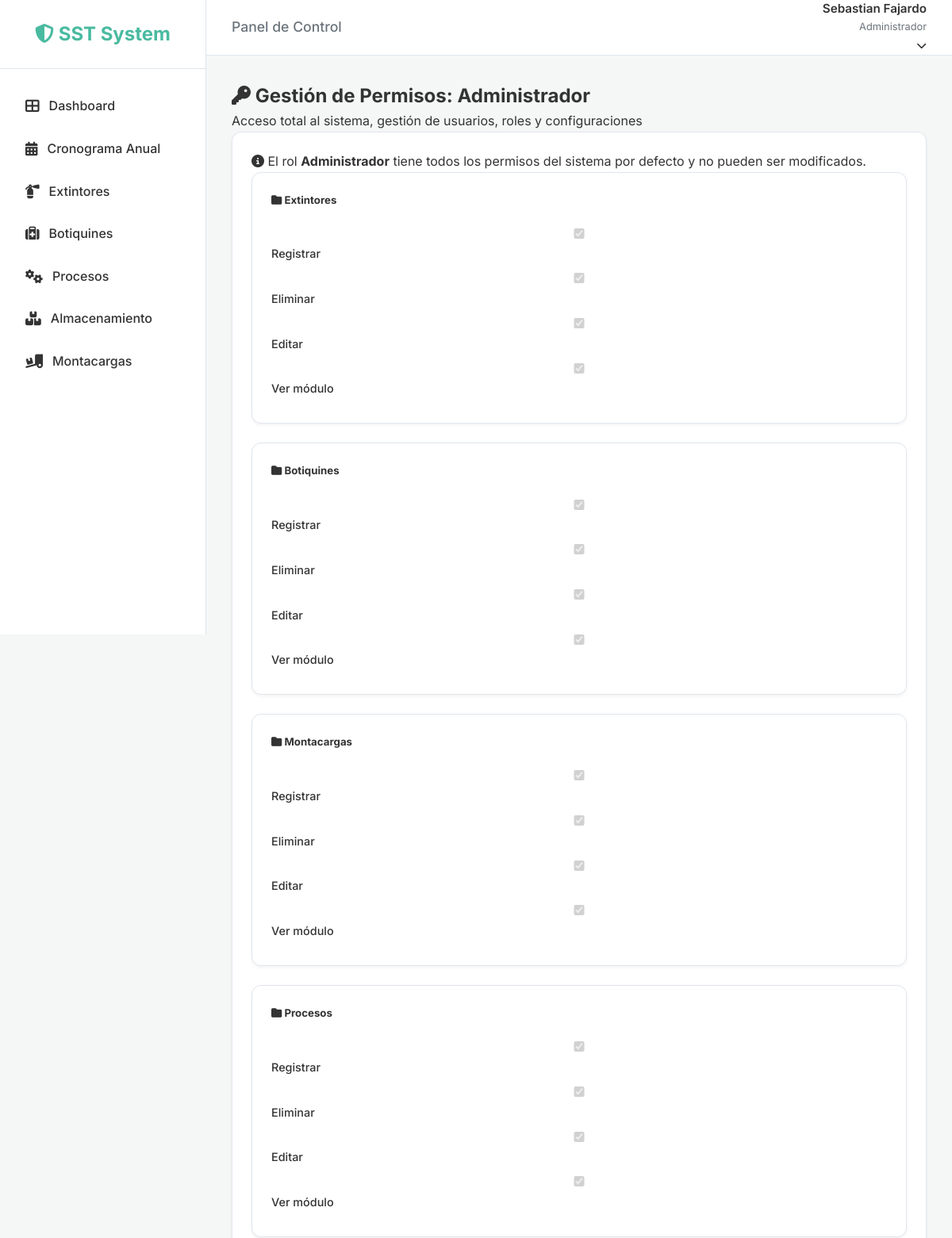
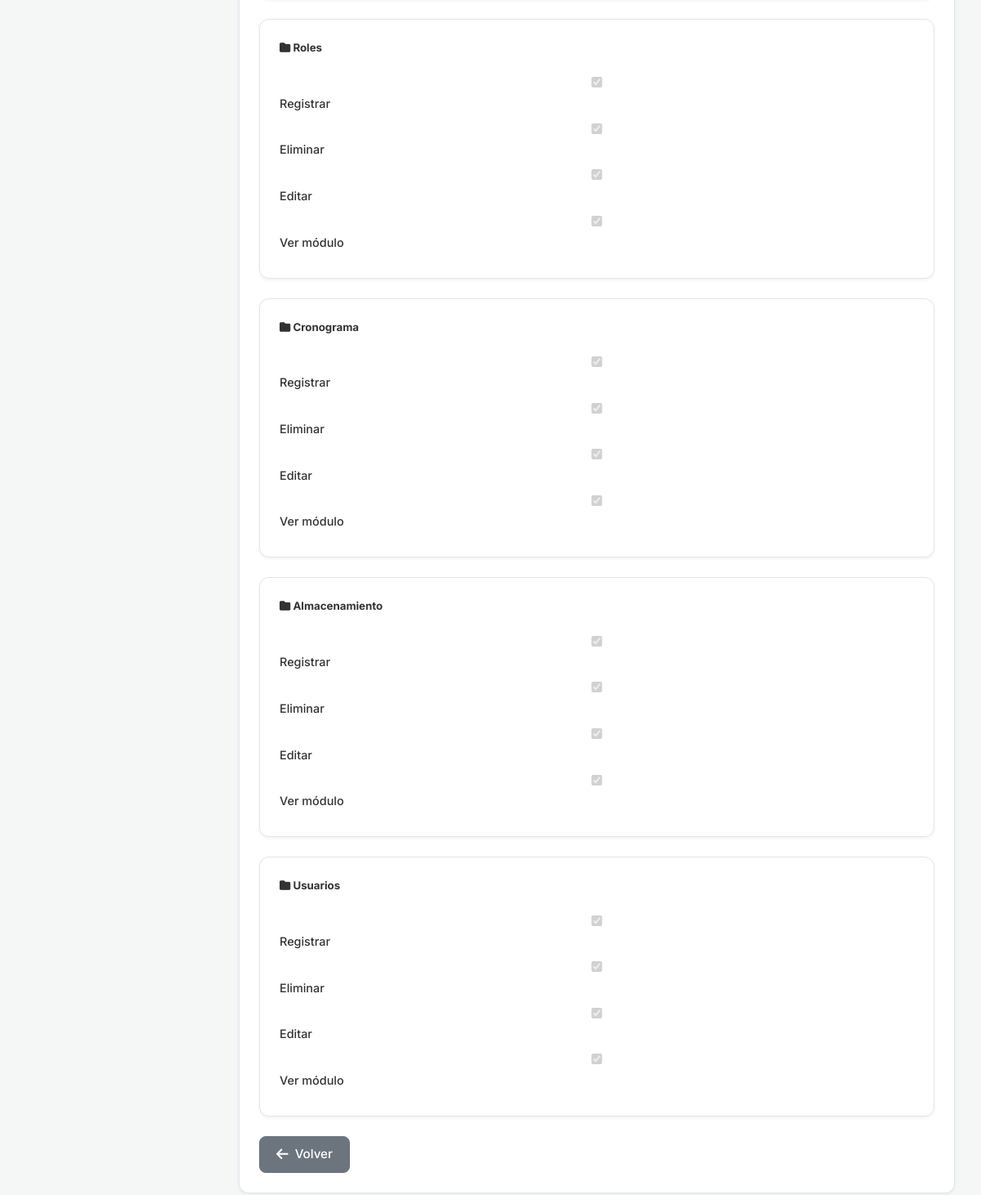
Screenshot of /roles/1/permissions/ (signed in) with the database file from the repository (2 pictures, top to bottom).
### users/models.py (models this page shows, shortened)
class CustomUser(AbstractUser):
    email = models.EmailField(unique=True)
    document_number = models.CharField(max_length=20, blank=True, null=True)
    role = models.ForeignKey('roles.Role', on_delete=models.SET_NULL, null=True, blank=True,
                             related_name='users', verbose_name='Rol')
    updated_at = models.DateTimeField(auto_now=True)
    digital_signature = models.TextField(blank=True, null=True, verbose_name="Firma Digital") # Base64 encoded image
    USERNAME_FIELD = 'email'
    REQUIRED_FIELDS = ['username', 'first_name', 'last_name']
    def has_perm_custom(self, module, action):
        if self.is_superuser:
            return True
        if self.role and self.role.name == 'Administrador':
            return True
        if not self.role or not self.role.is_active:
            return False
        return self.role.has_permission(module, action)

### roles/models.py (models this page shows, shortened)
class Role(models.Model):
    name = models.CharField(max_length=100, unique=True, verbose_name='Nombre del Rol')
    description = models.TextField(blank=True, verbose_name='Descripción')
    permissions = models.ManyToManyField(Permission, blank=True, related_name='roles', verbose_name='Permisos')
    is_active = models.BooleanField(default=True, verbose_name='Activo')
    is_system_role = models.BooleanField(default=False, verbose_name='Rol del Sistema')
    created_at = models.DateTimeField(auto_now_add=True)
    updated_at = models.DateTimeField(auto_now=True)
    class Meta:
        verbose_name = 'Rol'
        verbose_name_plural = 'Roles'
        ordering = ['name']

class Permission(models.Model):
    MODULE_CHOICES = [
        ('users', 'Usuarios'),
        ('inspections', 'Inspecciones'),
        ('schedule', 'Cronograma'),
        ('extinguisher', 'Extintores'),
        ('first_aid', 'Botiquines'),
        ('process', 'Procesos'),
        ('storage', 'Almacenamiento'),
        ('forklift', 'Montacargas'),
        ('roles', 'Roles'),
    ]
    ACTION_CHOICES = [
        ('view', 'Ver módulo'),
        ('create', 'Registrar'),
        ('edit', 'Editar'),
        ('delete', 'Eliminar'),
    ]
    module = models.CharField(max_length=50, choices=MODULE_CHOICES, verbose_name='Módulo')
    action = models.CharField(max_length=20, choices=ACTION_CHOICES, verbose_name='Acción')
    codename = models.CharField(max_length=100, unique=True, verbose_name='Código')
    description = models.CharField(max_length=255, verbose_name='Descripción')
    is_active = models.BooleanField(default=True, verbose_name='Activo')
    created_at = models.DateTimeField(auto_now_add=True)
    class Meta:
        verbose_name = 'Permiso'
        verbose_name_plural = 'Permisos'
        ordering = ['module', 'action']
        unique_together = ['module', 'action']

### roles/views.py (the view)
# urls.py: path('<int:pk>/permissions/', views.role_permissions_view, name='role_permissions'),
def role_permissions_view(request, pk):
    role = get_object_or_404(Role, pk=pk)
    if request.method == 'POST':
        form = RolePermissionsForm(request.POST, role=role)
        if form.is_valid():
            form.save(role)
            messages.success(request, f'Permisos del rol "{role.name}" actualizados correctamente')
            return redirect('role_detail', pk=role.pk)
    else:
        form = RolePermissionsForm(role=role)
    selected_permission_ids = set(role.permissions.values_list('id', flat=True))
    context = {
        'role': role,
        'form': form,
        'permissions_by_module': form.get_permissions_by_module(),
        'selected_permission_ids': selected_permission_ids,
    }
    return render(request, 'roles/role_permissions.html', context)

### roles/forms.py (called while the page is built)
    def get_permissions_by_module(self):
        modules = {}
        for field_name, field in self.fields.items():
            if hasattr(field, 'permission'):
                module_name = field.module_name
                if module_name not in modules:
                    modules[module_name] = []
                modules[module_name].append({
                    'field_name': field_name,
                    'field': field,
                    'permission': field.permission
                })
        return modules

### roles/templatetags/permission_tags.py (called while the page is built)
@register.simple_tag(takes_context=True)
def has_permission(context, module, action):
    request = context.get('request')
    if not request or not request.user.is_authenticated:
        return False
    if hasattr(request.user, 'has_perm_custom'):
        return request.user.has_perm_custom(module, action)
    return False

### templates/roles/role_permissions.html (shortened to what this page needs)
{% extends 'base.html' %}
{% load static %}
{% block content %}
<div class="container-fluid">
    <div class="row mb-4">
        <div class="col-12">
            <h2>
                <i class="fas fa-key"></i>
                Gestión de Permisos: <strong>{{ role.name }}</strong>
            </h2>
            <p class="text-muted">{{ role.description }}</p>
        </div>
    </div>
    <div class="row">
        <div class="col-12">
            <div class="card">
                <div class="card-body">
                    {% if role.name == 'Administrador' %}
                    <div class="alert alert-info">
                        <i class="fas fa-info-circle"></i>
                        El rol <strong>Administrador</strong> tiene todos los permisos del sistema por defecto y no
                        pueden ser modificados.
                    </div>
                    {% endif %}
                    <form method="post">
                        {% for module_name, perms in permissions_by_module.items %}
                        <div class="card mb-3">
                            <div class="card-header bg-primary text-white">
                                <h5 class="mb-0">
                                    <i class="fas fa-folder"></i> {{ module_name }}
                                </h5>
                            </div>
                            <div class="card-body">
                                <div class="row">
                                    {% for perm_data in perms %}
                                    <div class="col-md-3 col-sm-6 mb-2">
                                        <div class="form-check">
                                            <input type="checkbox" class="form-check-input"
                                                name="{{ perm_data.field_name }}" id="{{ perm_data.field_name }}"
												{% if perm_data.permission.id in selected_permission_ids %} checked
												{% endif %} {% if role.name == 'Administrador' %}disabled{% endif %}>
                                            <label class="form-check-label" for="{{ perm_data.field_name }}">
                                                {{ perm_data.permission.get_action_display }}
                                            </label>
                                        </div>
                                    </div>
                                    {% endfor %}
                                </div>
                            </div>
                        </div>
                        {% endfor %}
                        <div class="d-flex gap-2 mt-4">
                            <a href="{% url 'role_detail' role.pk %}" class="btn btn-secondary">
                                <i class="fas fa-arrow-left"></i> Volver
                            </a>
                        </div>
                    </form>
                </div>
            </div>
        </div>
    </div>
</div>
{% endblock %}

### templates/base.html (shortened to what this page needs)
{% load static permission_tags %}
<!DOCTYPE html>
<html lang="es">
<head>
    <link rel="stylesheet" href="https://cdnjs.cloudflare.com/ajax/libs/font-awesome/6.4.0/css/all.min.css">
    <link rel="stylesheet" href="https://cdnjs.cloudflare.com/ajax/libs/toastr.js/latest/toastr.min.css">
    <link rel="stylesheet" href="{% static 'css/style.css' %}">
</head>
<body>
    {% if user.is_authenticated %}
    <div class="app-wrapper">
        <aside class="sidebar">
            <div class="sidebar-header">
                <a href="{% url 'dashboard' %}" class="logo">
                    <i class="fas fa-shield-alt"></i> <span class="logo-text">SST System</span>
                </a>
            </div>
            <ul class="sidebar-menu">
                {% has_permission 'users' 'view' as can_view_dashboard %}
                <li>
                    <a href="{% url 'dashboard' %}"
                        class="{% if request.resolver_match.url_name == 'dashboard' %}active{% endif %}">
                        <i class="fas fa-th-large"></i> <span>Dashboard</span>
                    </a>
                </li>
                {% has_permission 'schedule' 'view' as can_view_schedule %}
                {% if can_view_schedule %}
                <li>
                    <a href="{% url 'inspection_list' %}"
                        class="{% if request.resolver_match.url_name == 'inspection_list' %}active{% endif %}">
                        <i class="fas fa-calendar-alt"></i> <span>Cronograma Anual</span>
                    </a>
                </li>
                {% endif %}
                {% has_permission 'extinguisher' 'view' as can_view_extinguisher %}
                {% if can_view_extinguisher %}
                <li>
                    <a href="{% url 'extinguisher_list' %}"
                        class="{% if 'extinguisher' in request.path %}active{% endif %}">
                        <i class="fas fa-fire-extinguisher"></i> <span>Extintores</span>
                    </a>
                </li>
                {% endif %}
                {% has_permission 'first_aid' 'view' as can_view_first_aid %}
                {% if can_view_first_aid %}
                <li>
                    <a href="{% url 'first_aid_list' %}" class="{% if 'first-aid' in request.path %}active{% endif %}">
                        <i class="fas fa-medkit"></i> <span>Botiquines</span>
                    </a>
                </li>
                {% endif %}
                {% has_permission 'process' 'view' as can_view_process %}
                {% if can_view_process %}
                <li>
                    <a href="{% url 'process_list' %}" class="{% if 'process' in request.path %}active{% endif %}">
                        <i class="fas fa-cogs"></i> <span>Procesos</span>
                    </a>
                </li>
                {% endif %}
                {% has_permission 'storage' 'view' as can_view_storage %}
                {% if can_view_storage %}
                <li>
                    <a href="{% url 'storage_list' %}" class="{% if 'storage' in request.path %}active{% endif %}">
                        <i class="fas fa-boxes"></i> <span>Almacenamiento</span>
                    </a>
                </li>
                {% endif %}
                {% has_permission 'forklift' 'view' as can_view_forklift %}
                {% if can_view_forklift %}
                <li>
                    <a href="{% url 'forklift_list' %}" class="{% if 'forklift' in request.path %}active{% endif %}">
                        <i class="fas fa-truck-loading"></i> <span>Montacargas</span>
                    </a>
                </li>
                {% endif %}
            </ul>
        </aside>
        <div style="flex: 1; display: flex; flex-direction: column;">
            <header class="topbar">
                <div class="page-title">
                    <h2 style="font-size: 1.1rem; color: var(--text-light); font-weight: 500;">
                        {% block header_title %}Panel de Control{% endblock %}
                    </h2>
                </div>
                <div class="user-profile" style="position: relative;">
                    <div class="user-info" style="cursor: pointer;" onclick="toggleUserDropdown()">
                        <span class="user-name">{{ user.get_full_name|default:user.email }}</span>
                        <span class="user-role">{% if user.is_staff %}Administrador{% else %}Inspector{% endif %}</span>
                        <i class="fas fa-chevron-down"
                            style="margin-left: 8px; font-size: 0.8rem; transition: transform 0.3s;"></i>
                    </div>
                </div>
            </header>
            <main class="main-content">
                <div class="content-container">
                    {% block content %}{% endblock %}
                </div>
            </main>
        </div>
    </div>
    {% endif %}
</body>
</html>

### static/css/style.css (style rules this page uses)
:root { --primary-color: #49BAA0; --primary-hover: #3a9480; --bg-color: #f4f7f6; --sidebar-bg: #ffffff; --navbar-bg: #ffffff; --text-color: #333333; --text-light: #6c757d; --border-color: #e0e6ed; --white: #ffffff; --shadow-sm: 0 2px 4px rgba(0, 0, 0, 0.05); --shadow-md: 0 4px 6px rgba(0, 0, 0, 0.07); --sidebar-width: 260px; --transition: all 0.3s ease; }
* { margin: 0; padding: 0; box-sizing: border-box; }
body { font-family: 'Inter', -apple-system, BlinkMacSystemFont, "Segoe UI", Roboto, sans-serif; background-color: var(--bg-color); color: var(--text-color); line-height: 1.6; }
.app-wrapper { display: flex; min-height: 100vh; }
.sidebar { width: var(--sidebar-width); background-color: var(--sidebar-bg); border-right: 1px solid var(--border-color); position: fixed; height: 100vh; z-index: 1000; display: flex; flex-direction: column; }
.sidebar-header { padding: 24px; text-align: center; border-bottom: 1px solid var(--border-color); }
.sidebar-header .logo { font-size: 1.5rem; font-weight: 700; color: var(--primary-color); text-decoration: none; }
.sidebar-menu { flex: 1; padding: 20px 0; list-style: none; }
.sidebar-menu li { padding: 2px 16px; }
.sidebar-menu a { display: flex; align-items: center; padding: 12px 16px; text-decoration: none; color: var(--text-color); border-radius: 8px; transition: var(--transition); font-weight: 500; }
.sidebar-menu a i { margin-right: 12px; font-size: 1.1rem; }
.topbar { position: fixed; top: 0; right: 0; left: var(--sidebar-width); height: 70px; background-color: var(--navbar-bg); border-bottom: 1px solid var(--border-color); display: flex; align-items: center; justify-content: space-between; padding: 0 32px; z-index: 999; }
.user-profile { display: flex; align-items: center; gap: 16px; }
.user-info { text-align: right; }
.user-name { display: block; font-weight: 600; font-size: 0.95rem; }
.user-role { display: block; font-size: 0.8rem; color: var(--text-light); }
.main-content { margin-left: var(--sidebar-width); margin-top: 70px; padding: 32px; width: calc(100% - var(--sidebar-width)); }
.content-container { max-width: 1200px; margin: 0 auto; }
.card { background: var(--white); border-radius: 12px; box-shadow: var(--shadow-sm); padding: 24px; margin-bottom: 24px; border: 1px solid var(--border-color); }
.card-header { margin-bottom: 20px; display: flex; justify-content: space-between; align-items: center; }
.btn { display: inline-flex; align-items: center; justify-content: center; padding: 10px 20px; border-radius: 8px; font-weight: 500; text-decoration: none !important; cursor: pointer; border: 1px solid transparent; transition: all 0.2s ease; gap: 8px; font-size: 0.95rem; line-height: 1.5; white-space: nowrap; }
.btn-secondary { background-color: #6c757d; border-color: #6c757d; color: white; }
.btn i { font-size: 1.1em; }
label { display: block; margin-bottom: 8px; font-weight: 500; font-size: 0.9rem; }
input, select, textarea { width: 100%; padding: 12px 16px; border: 1px solid var(--border-color); border-radius: 8px; background-color: #ffffff; transition: var(--transition); font-size: 0.95rem; }

### rows the page displays
CustomUser: get_full_name "Sebastian Fajardo", is_active True (drawn)
Role: name "Administrador", description "Acceso total al sistema, gestión de usuarios, roles y configuraciones"
Permission: id.name "☑", permission.action "Registrar"
Permission: id.name "☑", permission.action "Eliminar"
Permission: id.name "☑", permission.action "Editar"
Permission: id.name "☑", permission.action "Ver módulo"
Permission: id.name "☑", permission.action "Registrar"
Permission: id.name "☑", permission.action "Eliminar"
Permission: id.name "☑", permission.action "Editar"
Permission: id.name "☑", permission.action "Ver módulo"
Permission: id.name "☑", permission.action "Registrar"
Permission: id.name "☑", permission.action "Eliminar"
Permission: id.name "☑", permission.action "Editar"
Permission: id.name "☑", permission.action "Ver módulo"
Permission: id.name "☑", permission.action "Registrar"
Permission: id.name "☑", permission.action "Eliminar"
Permission: id.name "☑", permission.action "Editar"
Permission: id.name "☑", permission.action "Ver módulo"
Permission: id.name "☑", permission.action "Registrar"
Permission: id.name "☑", permission.action "Eliminar"
Permission: id.name "☑", permission.action "Editar"
Permission: id.name "☑", permission.action "Ver módulo"
Permission: id.name "☑", permission.action "Registrar"
Permission: id.name "☑", permission.action "Eliminar"
Permission: id.name "☑", permission.action "Editar"
Permission: id.name "☑", permission.action "Ver módulo"
Permission: id.name "☑", permission.action "Registrar"
Permission: id.name "☑", permission.action "Eliminar"
Permission: id.name "☑", permission.action "Editar"
Permission: id.name "☑", permission.action "Ver módulo"
Permission: id.name "☑", permission.action "Registrar"
Permission: id.name "☑", permission.action "Eliminar"
Permission: id.name "☑", permission.action "Editar"
Permission: id.name "☑", permission.action "Ver módulo"

### other values shown
{{ module_name }} "Extintores" "Botiquines" "Montacargas" "Procesos" "Roles" "Cronograma" "Almacenamiento" "Usuarios"
